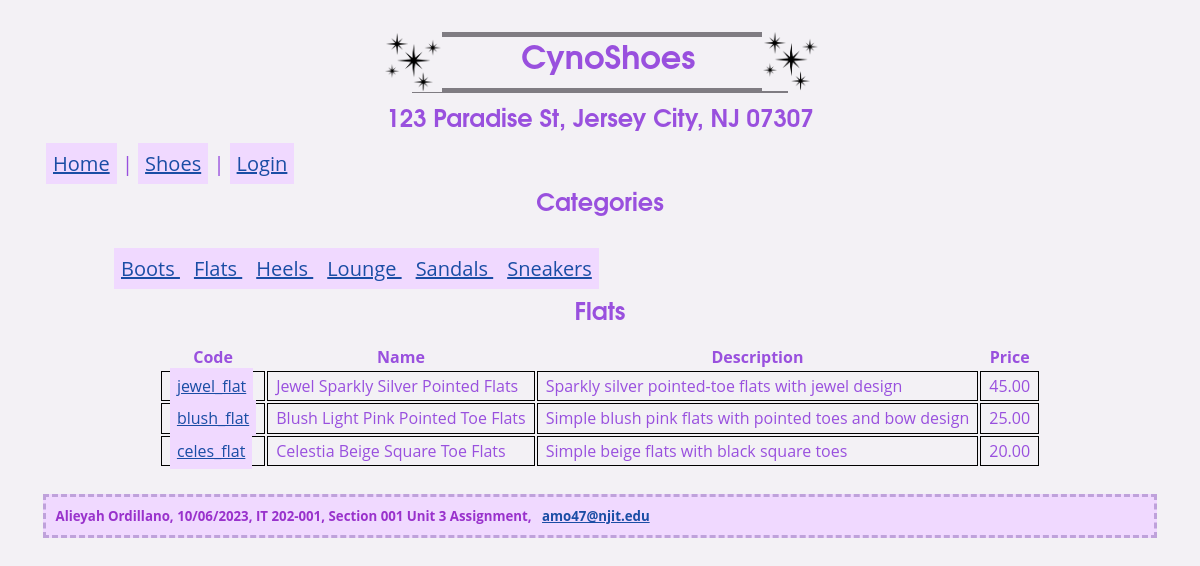
/section001assignment/shoes.php?shoe_category_id=2, run on the app's committed database.
### tables this page shows
CREATE TABLE IF NOT EXISTS `shoeCategories` (
`shoeCategoryID` int(11) NOT NULL,
  `shoeCategoryName` varchar(255) NOT NULL,
  `dateAdded` datetime NOT NULL
);

CREATE TABLE IF NOT EXISTS `shoes` (
`shoeID` int(11) NOT NULL,
  `shoeCategoryID` int(11) NOT NULL,
  `shoeCode` varchar(10) NOT NULL,
  `shoeName` varchar(255) NOT NULL,
  `description` text NOT NULL,
  `price` decimal(10,2) NOT NULL,
  `dateAdded` datetime NOT NULL
);

### section001assignment/shoes.php (the view, shortened to what this page needs)
<?php
    $db = getDB();
    $shoe_category_id = filter_input(INPUT_GET, 'shoe_category_id', FILTER_VALIDATE_INT);
    $queryShoeCategory = 'SELECT * FROM shoeCategories WHERE shoeCategoryID = :shoe_category_id';
    $statement1 = $db->prepare($queryShoeCategory);
    $statement1->bindValue(':shoe_category_id', $shoe_category_id);
    $statement1->execute();
    $shoe_category = $statement1->fetch();
    $shoe_category_name = $shoe_category['shoeCategoryName'];
    $queryAllShoeCategories = 'SELECT * FROM shoeCategories ORDER BY shoeCategoryID';
    $statement2 = $db->prepare($queryAllShoeCategories);
    $statement2->execute();
    $shoeCategories = $statement2->fetchAll();
    $queryShoeItems = 'SELECT * FROM shoes WHERE shoeCategoryID = :shoe_category_id ORDER BY shoeID';
    $statement3 = $db->prepare($queryShoeItems);
    $statement3->bindValue(':shoe_category_id', $shoe_category_id);
    $statement3->execute();
    $shoes = $statement3->fetchAll();
?>
<html>
    <head>
        <link rel="stylesheet" href="styles.css" />
    </head>
    <body>
        <?php
            include('header.php');
            include('menu.php');
        ?>
        <main>
            <aside>
                <h2>Categories</h2>
                <nav>
                    <ul>
                        <?php foreach ($shoeCategories as $shoeCategory) : ?>
                            <li>
                                <a href="shoes.php?shoe_category_id=<?php echo $shoeCategory['shoeCategoryID'] ?>">
                                    <?php echo $shoeCategory['shoeCategoryName'] ?>
                                </a>
                            </li>
                        <?php endforeach; ?>
                    </ul>
                </nav>
            </aside>
            <section>
                <h2><?php echo $shoe_category_name; ?></h2>
                <table>
                    <tr>
                        <th>Code</th>
                        <th>Name</th>
                        <th>Description</th>
                        <th>Price</th>
                    </tr>
                    <?php foreach ($shoes as $shoe) : ?>
                        <tr>
                            <td>
                                <a href="shoe_details.php?shoe_id=<?php echo $shoe['shoeID']; ?>">
                                    <?php echo $shoe['shoeCode']; ?>
                                </a>
                            </td>
                            <td><?php echo $shoe['shoeName']; ?></td>
                            <td><?php echo $shoe['description']; ?></td>
                            <td><?php echo $shoe['price']; ?></td>
                        </tr>
                    <?php endforeach; ?>
                </table>
            </section>
        </main>
        <?php include('footer.php'); ?>
    </body>
</html>

### section001assignment/styles.css (style rules this page uses)
* { color: #9950de; background-color: #F3F1F5; }
html { height: 90%; }
h2 { font-family: Avantgarde, TeX Gyre Adventor, URW Gothic L, sans-serif; height: 6%; width: 500px; margin: auto; text-align: center; }
body { font-family: Open Sans, sans-serif; padding: 0.5em; border: 5px thick ; }
main { font-family: Open Sans, sans-serif; margin: 1em; padding: 0em 0.75em 0em 0.75em; }
nav { font-size: 20; margin-left: 1.5em; }
a[href] { background-color: #F0D9FF; color: #1a4da5; font-family: Open Sans, sans-serif; }
a:link { color: #1a4da5; }
nav ul li { display: inline; }
a { padding: 7px; }
table { margin: auto; }
td { border: 1px solid black; padding: .2em .5em .2em .5em; }

### data on the page
shoecategories: shoeCategoryName "Boots"
shoecategories: shoeCategoryName "Flats"
shoecategories: shoeCategoryName "Heels"
shoecategories: shoeCategoryName "Lounge"
shoecategories: shoeCategoryName "Sandals"
shoecategories: shoeCategoryName "Sneakers"
shoes: shoeCode "jewel_flat", shoeName "Jewel Sparkly Silver Pointed Flats", description "Sparkly silver pointed-toe flats with jewel design", price "45.00"
shoes: shoeCode "blush_flat", shoeName "Blush Light Pink Pointed Toe Flats", description "Simple blush pink flats with pointed toes and bow design", price "25.00"
shoes: shoeCode "celes_flat", shoeName "Celestia Beige Square Toe Flats", description "Simple beige flats with black square toes", price "20.00"
